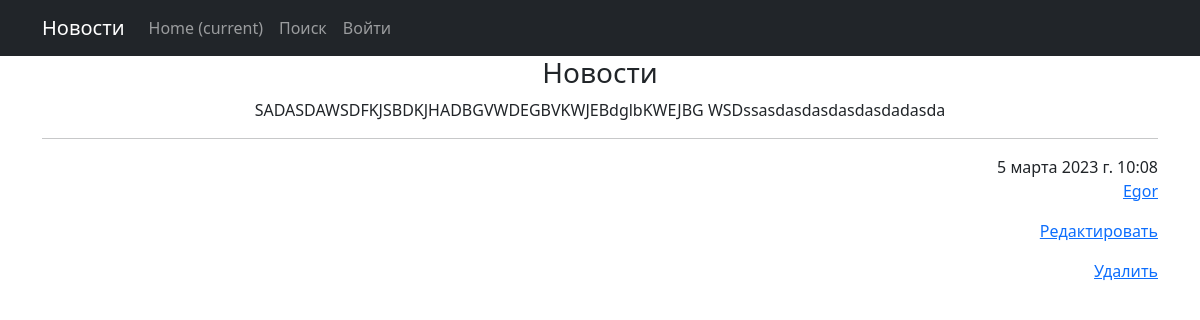
/news/6/, run on the app's committed database.
### portal/models.py (models this page shows, shortened)
class Post(models.Model):
    author = models.ForeignKey(Author, on_delete=models.CASCADE)
    date_in = models.DateTimeField(auto_now_add=True)
    TYPE_CATEGORY = [
        ('NW', 'Новость'),
        ('AR', 'Статья')
    ]
    type_category = models.CharField(max_length=2, choices=TYPE_CATEGORY, default='NW')
    category = models.ManyToManyField(Category, through='PostCategory')
    title = models.CharField(max_length=128)
    text = models.TextField()
    rating = models.SmallIntegerField(default=0)

class Author(models.Model):
    name = models.OneToOneField(User, on_delete=models.CASCADE)
    rating = models.SmallIntegerField(default=0)
    def __str__(self):
        return f'{self.name}'

### portal/views.py (the view)
# urls.py: path('<int:pk>/', PostDetail.as_view(), name='PostDetail'),
class PostDetail(DetailView):
    model = Post
    template_name = 'portal/PostDetail.html'
    context_object_name = 'PostDetail'

### templates/portal/PostDetail.html
{% extends 'flatpages/default.html' %}
{% block content%}
    <article class="article">
        <h3 class="article__title" >
            {{ PostDetail.title }}
        </h3>
        <div class="article__content" >
            {{ PostDetail.text }}
        </div>
    </article>
    <hr>
    <div class="article__author author-article" align="right">
        <time class="article__datetime">{{ PostDetail.date_in }}</time>
        <p><a class="author-article__link" href="#">{{ PostDetail.author }}</a></p>
        <p><a href="{% url 'PostUpdate' pk=PostDetail.pk %}">Редактировать</a></p>
        <p><a href="{% url 'PostDelete' pk=PostDetail.pk %}">Удалить</a></p>
    </div>
{% endblock content%}

### data on the page
Post: title "Новости", text "SADASDAWSDFKJSBDKJHADBGVWDEGBVKWJEBdglbKWEJBG WSDssasdasdasdasdasdadasda", date_in "5 марта 2023 г. 10:08", author "Egor"
